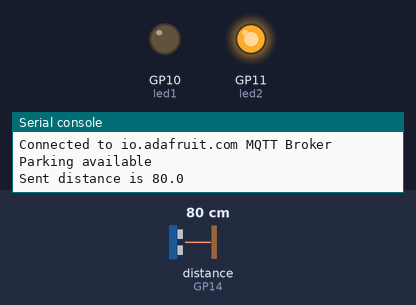
A program run on a simulated Raspberry Pi Pico running MicroPython. Parts: output pins drawn as LEDs (lit = HIGH), the last lines printed to the serial console. The inputs (shaded band) are chosen by the test bench; at power-on: distance to the obstacle (sensor on GP14) 80 cm. The echo pulse lasts 58.3 µs per cm; WiFi joins after 1.5 s; random numbers come from a fixed seed; no MQTT or app messages arrive unless stated.

Above: at 3.3 s.
3.4 s: distance to the obstacle (sensor on GP14) set to 21 cm
13.3 s: distance to the obstacle (sensor on GP14) set to 18 cm
At 22.8 s:
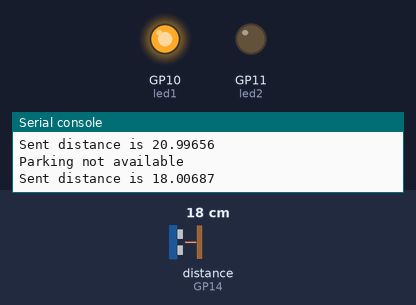
23.6 s: distance to the obstacle (sensor on GP14) set to 35 cm
At 33.0 s:
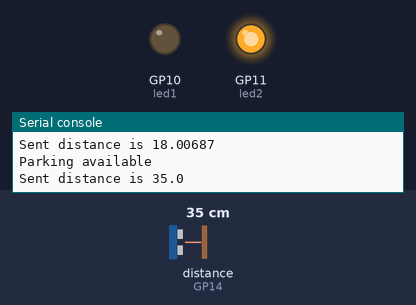
33.6 s: distance to the obstacle (sensor on GP14) set to 2 cm
At 43.1 s:
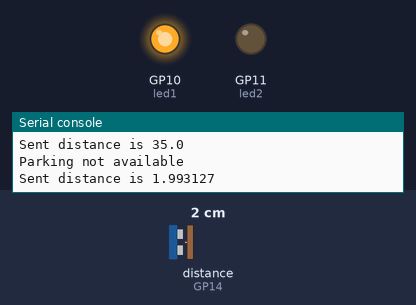
Timing chart, 0 to 44.6 s (numbered marks = the images above; inputs shaded):
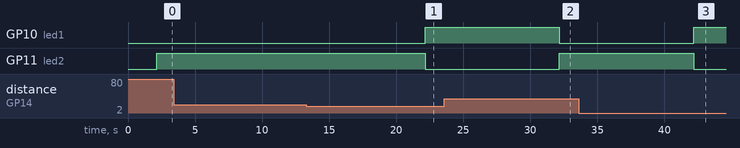

The program:

distancehcrs04.py
```python
# This requires the hcrs04 MicroPython library to be installed:
from hcsr04 import HCSR04
from machine import Pin
from time import sleep
import network
import socket
from time import sleep
import machine
from umqtt.simple import MQTTClient
import random

import wificonnect
#will only print after wificonnect works
print("Connected to Wifi.")

wlan = network.WLAN(network.STA_IF)
mqtt_server = 'io.adafruit.com'
mqtt_port = 1883 # non-SSL port
mqtt_user = 'arungasandie' #Adafruit ID
mqtt_password = 'aio_uoTJ24nKus6o1klH7hxkbBv2igcd' # Under Keys
mqtt_topic = 'arungasandie/feeds/position' # Under "Feed info"
#adafruit needs different clients using their own unique names
mqtt_client_id = str(random.randint(10000,999999)) #must have a unique ID - good enough for now

# Assuming the sensor's trigger is on GPIO15 and echo is on GPIO14:
sensor2 = HCSR04(trigger_pin=15, echo_pin=14)
led1 = Pin(10, Pin.OUT) #special assignment for LED on Pico #pin set up as output
led2 = Pin(11, Pin.OUT)
led1.value(0)
led2.value(0)

def mqtt_connect():
    client = MQTTClient(client_id=mqtt_client_id, server=mqtt_server, port=mqtt_port, user=mqtt_user, password=mqtt_password, keepalive=3600)
    client.connect()
    print('Connected to %s MQTT Broker'%(mqtt_server))
    return client

def reconnect():
    print('Failed to connect to the MQTT Broker. Reconnecting...')
    time.sleep(5)
    reset()
try:
     client = mqtt_connect()
except OSError as e:
    reconnect()

while True:
    if wlan.isconnected():
        dist = sensor2.distance_cm()
        client.publish(mqtt_topic, str(dist))
        # print('Distance:', distance, 'cm')
        if dist < 20:
            print("Parking not available")
            led1.value(1)
            led2.value(0)
        else:
            print("Parking available")
            led2.value(1)
            led1.value(0)

        print("Sent distance is "+ str(dist))
    else:
        reconnect()
    sleep(10)#send after 20 seconds to reduce data being collected
```

wificonnect.py
```python
import network
import socket
from time import sleep
import machine

ssid = 'GEARBOX MEMBERS'
password = 'Members@Gearbox'

def connect():
    #Connect to WLAN
    wlan = network.WLAN(network.STA_IF)
    wlan.active(True) #set wifi chip to active
    wlan.connect(ssid, password)
    while wlan.isconnected() == False: #incase wifi isn't connected
        print('Waiting for connection...')
        sleep(1)
    print(wlan.ifconfig())

#try the connect function else
try:
    connect()
except KeyboardInterrupt:
    machine.reset()
```

Measured:
- the behaviour switches between 20 and 19 cm on distance to the obstacle (sensor on GP14) (found by bisection; images 0 and 1)
- after the input at 13.3 s, GP10 (led1): LOW → HIGH after 8.9 s; GP11 (led2): HIGH → LOW after 8.9 s
- after the input at 23.6 s, GP10 (led1): HIGH → LOW after 8.6 s; GP11 (led2): LOW → HIGH after 8.6 s
- after the input at 33.6 s, GP10 (led1): LOW → HIGH after 8.6 s; GP11 (led2): HIGH → LOW after 8.6 s
